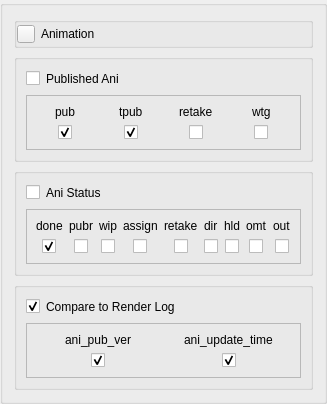
                     <widget class="QGroupBox" name="gb_filter_ani">
                      <property name="enabled">
                       <bool>true</bool>
                      </property>
                      <property name="minimumSize">
                       <size>
                        <width>0</width>
                        <height>0</height>
                       </size>
                      </property>
                      <property name="maximumSize">
                       <size>
                        <width>16777215</width>
                        <height>16777215</height>
                       </size>
                      </property>
                      <property name="title">
                       <string/>
                      </property>
                      <property name="flat">
                       <bool>false</bool>
                      </property>
                      <property name="checkable">
                       <bool>false</bool>
                      </property>
                      <property name="checked">
                       <bool>false</bool>
                      </property>
                      <layout class="QVBoxLayout" name="verticalLayout_7">
                       <item>
                        <widget class="QGroupBox" name="gb_ani_title">
                         <property name="title">
                          <string/>
                         </property>
                         <layout class="QHBoxLayout" name="horizontalLayout_3">
                          <property name="leftMargin">
                           <number>0</number>
                          </property>
                          <property name="topMargin">
                           <number>0</number>
                          </property>
                          <property name="rightMargin">
                           <number>0</number>
                          </property>
                          <property name="bottomMargin">
                           <number>0</number>
                          </property>
                          <item>
                           <widget class="QPushButton" name="btn_fold_ani">
                            <property name="minimumSize">
                             <size>
                              <width>18</width>
                              <height>18</height>
                             </size>
                            </property>
                            <property name="maximumSize">
                             <size>
                              <width>18</width>
                              <height>18</height>
                             </size>
                            </property>
                            <property name="text">
                             <string/>
                            </property>
                            <property name="icon">
                             <iconset resource="ui_resource/ui_resource.qrc">
                              <normaloff>:/icon/arrow_down.png</normaloff>:/icon/arrow_down.png</iconset>
                            </property>
                            <property name="default">
                             <bool>false</bool>
                            </property>
                           </widget>
                          </item>
                          <item>
                           <widget class="QLabel" name="label_animation_title">
                            <property name="enabled">
                             <bool>true</bool>
                            </property>
                            <property name="minimumSize">
                             <size>
                              <width>0</width>
                              <height>20</height>
                             </size>
                            </property>
                            <property name="text">
                             <string>Animation</string>
                            </property>
                           </widget>
                          </item>
                         </layout>
                        </widget>
                       </item>
                       <item>
                        <widget class="QGroupBox" name="gb_filter_ani_pub">
                         <property name="title">
                          <string/>
                         </property>
                         <property name="alignment">
                          <set>Qt::AlignBottom|Qt::AlignLeading|Qt::AlignLeft</set>
                         </property>
                         <layout class="QVBoxLayout" name="verticalLayout_5">
                          <item>
                           <layout class="QHBoxLayout" name="horizontalLayout_5">
                            <item>
                             <widget class="QCheckBox" name="ck_aniPub_all">
                              <property name="text">
                               <string/>
                              </property>
                             </widget>
                            </item>
                            <item>
                             <widget class="QLabel" name="label_pub_ani">
                              <property name="text">
                               <string>Published Ani</string>
                              </property>
                             </widget>
                            </item>
                            <item>
                             <spacer name="horizontalSpacer">
                              <property name="orientation">
                               <enum>Qt::Horizontal</enum>
                              </property>
                              <property name="sizeHint" stdset="0">
                               <size>
                                <width>40</width>
                                <height>20</height>
                               </size>
                              </property>
                             </spacer>
                            </item>
                           </layout>
                          </item>
                          <item>
                           <widget class="QFrame" name="frame_aniPub_status_cks">
                            <property name="frameShape">
                             <enum>QFrame::StyledPanel</enum>
                            </property>
                            <property name="frameShadow">
                             <enum>QFrame::Plain</enum>
                            </property>
                            <layout class="QVBoxLayout" name="verticalLayout_13">
                             <item>
                              <layout class="QGridLayout" name="lyt_grid_ani_pub" rowstretch="0,0" columnstretch="0,0,0,0">
                               <item row="1" column="1" alignment="Qt::AlignHCenter">
                                <widget class="QCheckBox" name="ck_aniPub_tpub">
                                 <property name="autoFillBackground">
                                  <bool>false</bool>
                                 </property>
                                 <property name="text">
                                  <string/>
                                 </property>
                                 <property name="checked">
                                  <bool>true</bool>
                                 </property>
                                </widget>
                               </item>
                               <item row="1" column="3" alignment="Qt::AlignHCenter">
                                <widget class="QCheckBox" name="ck_aniPub_wtg">
                                 <property name="text">
                                  <string/>
                                 </property>
                                </widget>
                               </item>
                               <item row="1" column="0" alignment="Qt::AlignHCenter">
                                <widget class="QCheckBox" name="ck_aniPub_pub">
                                 <property name="enabled">
                                  <bool>true</bool>
                                 </property>
                                 <property name="layoutDirection">
                                  <enum>Qt::LeftToRight</enum>
                                 </property>
                                 <property name="text">
                                  <string/>
                                 </property>
                                 <property name="checked">
                                  <bool>true</bool>
                                 </property>
                                 <property name="tristate">
                                  <bool>false</bool>
                                 </property>
                                </widget>
                               </item>
                               <item row="0" column="0" alignment="Qt::AlignHCenter">
                                <widget class="QLabel" name="label_ani_pub">
                                 <property name="layoutDirection">
                                  <enum>Qt::LeftToRight</enum>
                                 </property>
                                 <property name="text">
                                  <string>pub</string>
                                 </property>
                                </widget>
                               </item>
                               <item row="1" column="2" alignment="Qt::AlignHCenter">
                                <widget class="QCheckBox" name="ck_aniPub_retake">
                                 <property name="text">
                                  <string/>
                                 </property>
                                </widget>
                               </item>
                               <item row="0" column="3" alignment="Qt::AlignHCenter">
                                <widget class="QLabel" name="label_ani_wtg">
                                 <property name="text">
                                  <string>wtg</string>
                                 </property>
                                </widget>
                               </item>
                               <item row="0" column="2" alignment="Qt::AlignHCenter">
                                <widget class="QLabel" name="label_ani_retake">
                                 <property name="text">
                                  <string>retake</string>
                                 </property>
                                </widget>
                               </item>
                               <item row="0" column="1" alignment="Qt::AlignHCenter">
                                <widget class="QLabel" name="label_ani_tpub">
                                 <property name="text">
                                  <string>tpub</string>
                                 </property>
                                </widget>
                               </item>
                              </layout>
                             </item>
                            </layout>
                            <zorder></zorder>
                           </widget>
                          </item>
                         </layout>
                        </widget>
                       </item>
                       <item>
                        <widget class="QGroupBox" name="gb_filter_ani_status">
                         <property name="enabled">
                          <bool>true</bool>
                         </property>
                         <property name="title">
                          <string/>
                         </property>
                         <property name="checkable">
                          <bool>false</bool>
                         </property>
                         <layout class="QVBoxLayout" name="verticalLayout_8">
                          <item>
                           <layout class="QHBoxLayout" name="horizontalLayout_6">
                            <item>
                             <widget class="QCheckBox" name="ck_ani_stat_all">
                              <property name="text">
                               <string/>
                              </property>
                             </widget>
                            </item>
                            <item>
                             <widget class="QLabel" name="label_ani_status">
                              <property name="enabled">
                               <bool>true</bool>
                              </property>
                              <property name="text">
                               <string>Ani Status</string>
                              </property>
                             </widget>
                            </item>
                            <item>
                             <spacer name="horizontalSpacer_2">
                              <property name="orientation">
                               <enum>Qt::Horizontal</enum>
                              </property>
                              <property name="sizeHint" stdset="0">
                               <size>
                                <width>40</width>
                                <height>20</height>
                               </size>
                              </property>
                             </spacer>
                            </item>
                           </layout>
                          </item>
                          <item>
                           <widget class="QFrame" name="frame_ani_status_cks">
                            <property name="frameShape">
                             <enum>QFrame::StyledPanel</enum>
                            </property>
                            <property name="frameShadow">
                             <enum>QFrame::Plain</enum>
                            </property>
                            <layout class="QVBoxLayout" name="verticalLayout_12">
                             <item>
                              <layout class="QGridLayout" name="lyt_grid_ani_status" columnstretch="0,0,0,0,0,0,0,0,0,0">
                               <item row="0" column="4" alignment="Qt::AlignHCenter">
                                <widget class="QLabel" name="label_ani_stat_assign">
                                 <property name="text">
                                  <string>assign</string>
                                 </property>
                                </widget>
                               </item>
                               <item row="1" column="5" alignment="Qt::AlignHCenter">
                                <widget class="QCheckBox" name="ck_ani_stat_retake">
                                 <property name="enabled">
                                  <bool>true</bool>
                                 </property>
                                 <property name="text">
                                  <string/>
                                 </property>
                                 <property name="checked">
                                  <bool>false</bool>
                                 </property>
                                </widget>
                               </item>
                               <item row="1" column="4" alignment="Qt::AlignHCenter">
                                <widget class="QCheckBox" name="ck_ani_stat_assign">
                                 <property name="text">
                                  <string/>
                                 </property>
                                 <property name="checked">
                                  <bool>false</bool>
                                 </property>
                                </widget>
                               </item>
                               <item row="0" column="3" alignment="Qt::AlignHCenter">
                                <widget class="QLabel" name="label_ani_stat_wip">
                                 <property name="text">
                                  <string>wip</string>
                                 </property>
                                </widget>
                               </item>
                               <item row="0" column="5" alignment="Qt::AlignHCenter">
                                <widget class="QLabel" name="label_ani_stat_retake">
                                 <property name="text">
                                  <string>retake</string>
                                 </property>
                                </widget>
                               </item>
                               <item row="0" column="0" alignment="Qt::AlignHCenter">
                                <widget class="QLabel" name="label_ani_stat_done">
                                 <property name="text">
                                  <string>done</string>
                                 </property>
                                </widget>
                               </item>
                               <item row="0" column="8" alignment="Qt::AlignHCenter">
                                <widget class="QLabel" name="label_ani_stat_omt">
                                 <property name="text">
                                  <string>omt</string>
                                 </property>
                                </widget>
                               </item>
                               <item row="0" column="7" alignment="Qt::AlignHCenter">
                                <widget class="QLabel" name="label_ani_stat_hld">
                                 <property name="text">
                                  <string>hld</string>
                                 </property>
                                </widget>
                               </item>
                               <item row="1" column="1" alignment="Qt::AlignHCenter">
                                <widget class="QCheckBox" name="ck_ani_stat_pubr">
                                 <property name="text">
                                  <string/>
                                 </property>
                                 <property name="checkable">
                                  <bool>true</bool>
                                 </property>
                                 <property name="checked">
                                  <bool>false</bool>
                                 </property>
                                </widget>
                               </item>
                               <item row="1" column="3" alignment="Qt::AlignHCenter">
                                <widget class="QCheckBox" name="ck_ani_stat_wip">
                                 <property name="text">
                                  <string/>
                                 </property>
                                 <property name="checked">
                                  <bool>false</bool>
                                 </property>
                                </widget>
                               </item>
                               <item row="1" column="0" alignment="Qt::AlignHCenter">
                                <widget class="QCheckBox" name="ck_ani_stat_done">
                                 <property name="text">
                                  <string/>
                                 </property>
                                 <property name="checked">
                                  <bool>true</bool>
                                 </property>
                                </widget>
                               </item>
                               <item row="0" column="1" alignment="Qt::AlignHCenter">
                                <widget class="QLabel" name="label_ani_stat_pubr">
                                 <property name="text">
                                  <string>pubr</string>
                                 </property>
                                </widget>
                               </item>
                               <item row="1" column="7" alignment="Qt::AlignHCenter">
                                <widget class="QCheckBox" name="ck_ani_stat_hld">
                                 <property name="text">
                                  <string/>
                                 </property>
                                 <property name="checked">
                                  <bool>false</bool>
                                 </property>
                                </widget>
                               </item>
                               <item row="1" column="8" alignment="Qt::AlignHCenter">
                                <widget class="QCheckBox" name="ck_ani_stat_omt">
                                 <property name="text">
                                  <string/>
                                 </property>
                                </widget>
                               </item>
                               <item row="0" column="9" alignment="Qt::AlignHCenter">
                                <widget class="QLabel" name="label_ani_stat_out">
                                 <property name="text">
                                  <string>out</string>
                                 </property>
                                </widget>
                               </item>
                               <item row="1" column="9" alignment="Qt::AlignHCenter">
                                <widget class="QCheckBox" name="ck_ani_stat_out">
                                 <property name="text">
                                  <string/>
                                 </property>
                                 <property name="checked">
                                  <bool>false</bool>
                                 </property>
                                </widget>
                               </item>
                               <item row="0" column="6" alignment="Qt::AlignHCenter">
                                <widget class="QLabel" name="label_ani_stat_dir">
                                 <property name="text">
                                  <string>dir</string>
                                 </property>
                                </widget>
                               </item>
                               <item row="1" column="6" alignment="Qt::AlignHCenter">
                                <widget class="QCheckBox" name="ck_ani_stat_dir">
                                 <property name="text">
                                  <string/>
                                 </property>
                                 <property name="checked">
                                  <bool>false</bool>
                                 </property>
                                </widget>
                               </item>
                              </layout>
                             </item>
                            </layout>
                           </widget>
                          </item>
                         </layout>
                        </widget>
                       </item>
                       <item>
                        <widget class="QGroupBox" name="gb_filter_render_log">
                         <property name="title">
                          <string/>
                         </property>
                         <layout class="QVBoxLayout" name="verticalLayout_14">
                          <item>
                           <layout class="QHBoxLayout" name="horizontalLayout_8">
                            <item>
                             <widget class="QCheckBox" name="ck_cmp_render_log_all">
                              <property name="text">
                               <string/>
                              </property>
                              <property name="checked">
                               <bool>true</bool>
                              </property>
                             </widget>
                            </item>
                            <item>
                             <widget class="QLabel" name="label_compare_to_rende_log">
                              <property name="text">
                               <string>Compare to Render Log</string>
                              </property>
                             </widget>
                            </item>
                            <item>
                             <spacer name="horizontalSpacer_5">
                              <property name="orientation">
                               <enum>Qt::Horizontal</enum>
                              </property>
                              <property name="sizeHint" stdset="0">
                               <size>
                                <width>40</width>
                                <height>20</height>
                               </size>
                              </property>
                             </spacer>
                            </item>
                           </layout>
                          </item>
                          <item>
                           <widget class="QFrame" name="frame_cmp_render_log">
                            <property name="minimumSize">
                             <size>
                              <width>0</width>
                              <height>0</height>
                             </size>
                            </property>
                            <property name="frameShape">
                             <enum>QFrame::StyledPanel</enum>
                            </property>
                            <property name="frameShadow">
                             <enum>QFrame::Plain</enum>
                            </property>
                            <layout class="QVBoxLayout" name="verticalLayout_15">
                             <item>
                              <layout class="QGridLayout" name="gridLayout_6">
                               <item row="0" column="0" alignment="Qt::AlignHCenter">
                                <widget class="QLabel" name="label_cmp_ani_pub_ver">
                                 <property name="text">
                                  <string>ani_pub_ver</string>
                                 </property>
                                </widget>
                               </item>
                               <item row="0" column="1" alignment="Qt::AlignHCenter">
                                <widget class="QLabel" name="label_cmp_ani_update_time">
                                 <property name="text">
                                  <string>ani_update_time</string>
                                 </property>
                                </widget>
                               </item>
                               <item row="1" column="0" alignment="Qt::AlignHCenter">
                                <widget class="QCheckBox" name="ck_cmp_ani_pub_ver">
                                 <property name="text">
                                  <string/>
                                 </property>
                                 <property name="checked">
                                  <bool>true</bool>
                                 </property>
                                </widget>
                               </item>
                               <item row="1" column="1" alignment="Qt::AlignHCenter">
                                <widget class="QCheckBox" name="ck_cmp_ani_update_time">
                                 <property name="text">
                                  <string/>
                                 </property>
                                 <property name="checked">
                                  <bool>true</bool>
                                 </property>
                                </widget>
                               </item>
                              </layout>
                             </item>
                            </layout>
                           </widget>
                          </item>
                         </layout>
                        </widget>
                       </item>
                      </layout>
                     </widget>
